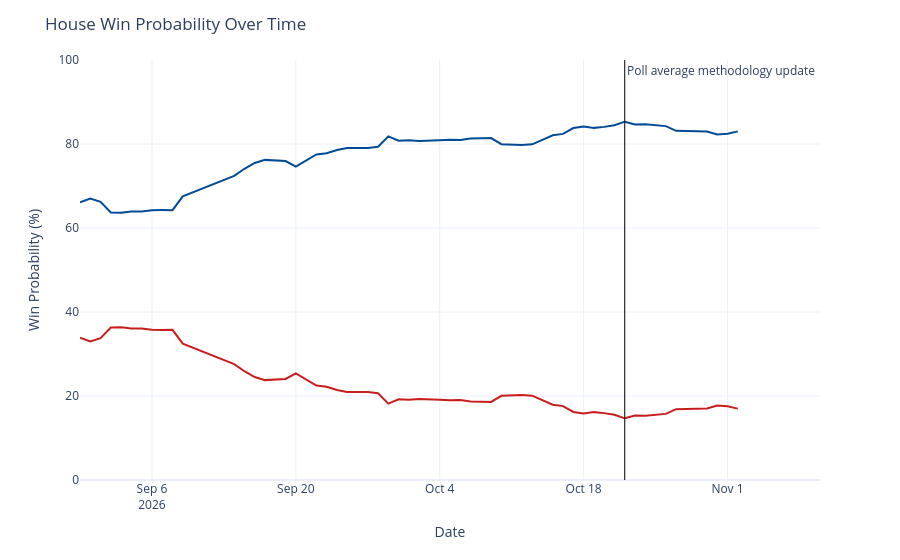

Write notebook code for a chart like this one.
### Code cell
chance_over_time = output_ts[(output_ts['geo'] == 'US House') &
                             (output_ts['type'] == 'chance')]
chance_over_time['rep_chance'] = chance_over_time['y'].map(lambda x: 100 - x)
chance_over_time = chance_over_time.rename({'y': 'Democrats', 'rep_chance': 'Republicans'}, axis=1)
chance_time_ser = px.line(chance_over_time, x='date', y=['Democrats', 'Republicans'], template='plotly_white',
                         color_discrete_map={'Democrats': '#004b97', 'Republicans': '#c71e1d'},)
chance_time_ser.update_traces(hovertemplate="%{y:.1f}%")
chance_time_ser.update_layout(
    xaxis=dict(range=[pd.to_datetime('2026-08-30'), pd.to_datetime('2026-11-10')]),
    yaxis=dict(range=[0, 100]),
    xaxis_title='Date',
    yaxis_title='Win Probability (%)',
    title=dict(text="House Win Probability Over Time"),
    hovermode="x",
    showlegend=False
)
chance_time_ser.add_vline(x=pd.to_datetime('2026-10-22').timestamp() * 1000, line_width=1, line_color='black',
                          annotation_text='Poll average methodology update', annotation_position='top right')
chance_time_ser

### Figure 1 — Plotly figure (JSON) as saved in the notebook; plotly's stock layout.template omitted (floating-point values rounded to 4 significant figures)
{"data": [{"hovertemplate": "%{y:.1f}%", "legendgroup": "Democrats", "line": {"color": "#004b97", "dash": "solid"}, "marker": {"symbol": "circle"}, "mode": "lines", "name": "Democrats", "orientation": "v", "showlegend": true, "type": "scatter", "x": ["2026-08-30", "2026-08-31", "2026-09-01", "2026-09-02", "2026-09-03", "2026-09-04", "2026-09-05", "2026-09-06", "2026-09-07", "2026-09-08", "2026-09-09", "2026-09-14", "2026-09-15", "2026-09-16", "2026-09-17", "2026-09-18", "2026-09-19", "2026-09-20", "2026-09-21", "2026-09-22", "2026-09-23", "2026-09-24", "2026-09-25", "2026-09-26", "2026-09-27", "2026-09-28", "2026-09-29", "2026-09-30", "2026-10-01", "2026-10-02", "2026-10-03", "2026-10-04", "2026-10-05", "2026-10-06", "2026-10-07", "2026-10-08", "2026-10-09", "2026-10-10", "2026-10-11", "2026-10-12", "2026-10-13", "2026-10-15", "2026-10-16", "2026-10-17", "2026-10-18", "2026-10-19", "2026-10-20", "2026-10-21", "2026-10-22", "2026-10-23", "2026-10-24", "2026-10-25", "2026-10-26", "2026-10-27", "2026-10-29", "2026-10-30", "2026-10-31", "2026-11-01", "2026-11-02"], "xaxis": "x", "y": [66.12, 67.02, 66.25, 63.69, 63.65, 63.91, 63.91, 64.23, 64.27, 64.25, 67.54, 72.39, 74.1, 75.49, 76.22, 76.08, 75.94, 74.59, 76.12, 77.51, 77.78, 78.58, 79.05, 79.05, 79.05, 79.34, 81.82, 80.78, 80.9, 80.69, 80.7, 80.88, 81.01, 80.94, 81.32, 81.39, 81.42, 79.94, 79.78, 79.75, 79.92, 82.09, 82.41, 83.8, 84.17, 83.84, 84.08, 84.45, 85.31, 84.64, 84.7, 84.4, 84.26, 83.14, 83.05, 82.97, 82.25, 82.42, 83.01], "yaxis": "y"}, {"hovertemplate": "%{y:.1f}%", "legendgroup": "Republicans", "line": {"color": "#c71e1d", "dash": "solid"}, "marker": {"symbol": "circle"}, "mode": "lines", "name": "Republicans", "orientation": "v", "showlegend": true, "type": "scatter", "x": ["2026-08-30", "2026-08-31", "2026-09-01", "2026-09-02", "2026-09-03", "2026-09-04", "2026-09-05", "2026-09-06", "2026-09-07", "2026-09-08", "2026-09-09", "2026-09-14", "2026-09-15", "2026-09-16", "2026-09-17", "2026-09-18", "2026-09-19", "2026-09-20", "2026-09-21", "2026-09-22", "2026-09-23", "2026-09-24", "2026-09-25", "2026-09-26", "2026-09-27", "2026-09-28", "2026-09-29", "2026-09-30", "2026-10-01", "2026-10-02", "2026-10-03", "2026-10-04", "2026-10-05", "2026-10-06", "2026-10-07", "2026-10-08", "2026-10-09", "2026-10-10", "2026-10-11", "2026-10-12", "2026-10-13", "2026-10-15", "2026-10-16", "2026-10-17", "2026-10-18", "2026-10-19", "2026-10-20", "2026-10-21", "2026-10-22", "2026-10-23", "2026-10-24", "2026-10-25", "2026-10-26", "2026-10-27", "2026-10-29", "2026-10-30", "2026-10-31", "2026-11-01", "2026-11-02"], "xaxis": "x", "y": [33.88, 32.98, 33.75, 36.31, 36.35, 36.09, 36.09, 35.77, 35.73, 35.75, 32.46, 27.61, 25.9, 24.51, 23.78, 23.92, 24.06, 25.41, 23.88, 22.49, 22.22, 21.42, 20.95, 20.95, 20.95, 20.66, 18.18, 19.22, 19.1, 19.31, 19.3, 19.12, 18.99, 19.06, 18.68, 18.61, 18.58, 20.06, 20.22, 20.25, 20.08, 17.91, 17.59, 16.2, 15.83, 16.16, 15.92, 15.55, 14.69, 15.36, 15.3, 15.6, 15.74, 16.86, 16.95, 17.03, 17.75, 17.58, 16.99], "yaxis": "y"}], "layout": {"annotations": [{"showarrow": false, "text": "Poll average methodology update", "x": 1792627200000, "xanchor": "left", "xref": "x", "y": 1, "yanchor": "top", "yref": "y domain"}], "hovermode": "x", "legend": {"title": {"text": "variable"}, "tracegroupgap": 0}, "margin": {"t": 60}, "shapes": [{"line": {"color": "black", "width": 1}, "type": "line", "x0": 1792627200000, "x1": 1792627200000, "xref": "x", "y0": 0, "y1": 1, "yref": "y domain"}], "showlegend": false, "title": {"text": "House Win Probability Over Time"}, "xaxis": {"anchor": "y", "domain": [0, 1], "range": ["2026-08-30T00:00:00", "2026-11-10T00:00:00"], "title": {"text": "Date"}}, "yaxis": {"anchor": "x", "domain": [0, 1], "range": [0, 100], "title": {"text": "Win Probability (%)"}}}}
